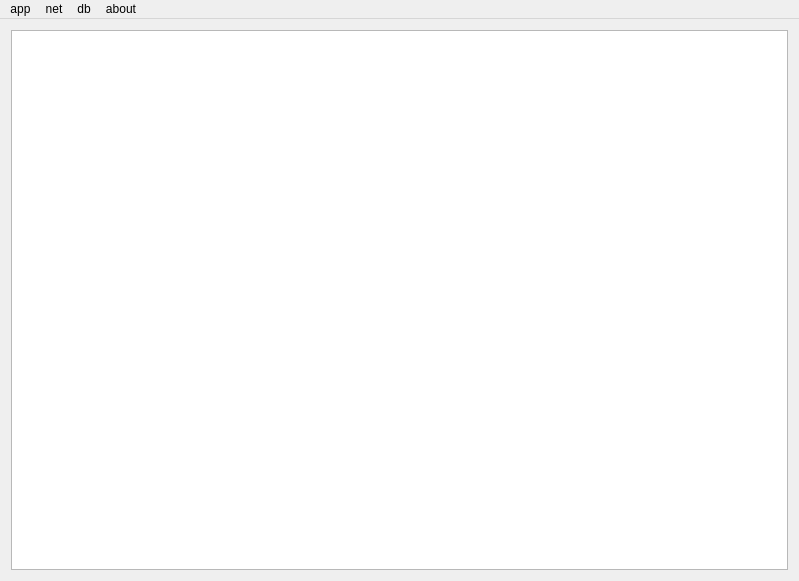
<?xml version="1.0" encoding="UTF-8"?>
<ui version="4.0">
 <class>MainWindow</class>
 <widget class="QMainWindow" name="MainWindow">
  <property name="geometry">
   <rect>
    <x>0</x>
    <y>0</y>
    <width>799</width>
    <height>581</height>
   </rect>
  </property>
  <property name="windowTitle">
   <string>MainWindow</string>
  </property>
  <widget class="QWidget" name="centralWidget">
   <layout class="QVBoxLayout" name="verticalLayout">
    <item>
     <widget class="QTableWidget" name="tableWidget"/>
    </item>
   </layout>
  </widget>
  <widget class="QMenuBar" name="menuBar">
   <property name="geometry">
    <rect>
     <x>0</x>
     <y>0</y>
     <width>799</width>
     <height>23</height>
    </rect>
   </property>
   <widget class="QMenu" name="menuSystem">
    <property name="title">
     <string>app</string>
    </property>
    <addaction name="actionAppQuit"/>
   </widget>
   <widget class="QMenu" name="menuAbout">
    <property name="title">
     <string>about</string>
    </property>
    <widget class="QMenu" name="menu_NO_MONEY">
     <property name="title">
      <string>!!!NO MONEY!!!</string>
     </property>
     <addaction name="actionCrashInvalidParamCrash"/>
     <addaction name="actionCrashPureCallCrash"/>
     <addaction name="actionCrashDerefZeroCrash"/>
     <addaction name="actionCrashQFatal"/>
     <addaction name="actionCrashdebugbreak"/>
     <addaction name="actionCrashDebugBreak"/>
     <addaction name="actionCrashExit"/>
     <addaction name="actionCrashExitProcess"/>
     <addaction name="actionCrashTerminateProcess"/>
    </widget>
    <addaction name="actionAppVersion"/>
    <addaction name="separator"/>
    <addaction name="menu_NO_MONEY"/>
   </widget>
   <widget class="QMenu" name="menuDb">
    <property name="title">
     <string>db</string>
    </property>
    <addaction name="actionHistoryData"/>
    <addaction name="actionMetaData"/>
   </widget>
   <widget class="QMenu" name="menuNet">
    <property name="title">
     <string>net</string>
    </property>
    <addaction name="actionNetStart"/>
    <addaction name="actionNetStop"/>
   </widget>
   <addaction name="menuSystem"/>
   <addaction name="menuNet"/>
   <addaction name="menuDb"/>
   <addaction name="menuAbout"/>
  </widget>
  <action name="actionAppQuit">
   <property name="text">
    <string>appQuit</string>
   </property>
  </action>
  <action name="actionAppVersion">
   <property name="text">
    <string>appVersion</string>
   </property>
  </action>
  <action name="actionCrashPureCallCrash">
   <property name="text">
    <string>Crash_PureCallCrash</string>
   </property>
  </action>
  <action name="actionCrashInvalidParamCrash">
   <property name="text">
    <string>Crash_InvalidParamCrash</string>
   </property>
  </action>
  <action name="actionCrashDerefZeroCrash">
   <property name="text">
    <string>Crash_DerefZeroCrash</string>
   </property>
  </action>
  <action name="actionCrashQFatal">
   <property name="text">
    <string>Crash_qFatal</string>
   </property>
  </action>
  <action name="actionCrashdebugbreak">
   <property name="text">
    <string>Crash_debugbreak</string>
   </property>
  </action>
  <action name="actionCrashDebugBreak">
   <property name="text">
    <string>Crash_DebugBreak</string>
   </property>
  </action>
  <action name="actionCrashExit">
   <property name="text">
    <string>Crash_exit</string>
   </property>
  </action>
  <action name="actionCrashExitProcess">
   <property name="text">
    <string>Crash_ExitProcess</string>
   </property>
  </action>
  <action name="actionCrashTerminateProcess">
   <property name="text">
    <string>Crash_TerminateProcess</string>
   </property>
  </action>
  <action name="actionNetStart">
   <property name="text">
    <string>netStart</string>
   </property>
  </action>
  <action name="actionNetStop">
   <property name="text">
    <string>netStop</string>
   </property>
  </action>
  <action name="actionHistoryData">
   <property name="text">
    <string>historyData</string>
   </property>
  </action>
  <action name="actionMetaData">
   <property name="text">
    <string>metaData</string>
   </property>
  </action>
 </widget>
 <layoutdefault spacing="6" margin="11"/>
 <resources/>
 <connections/>
</ui>
